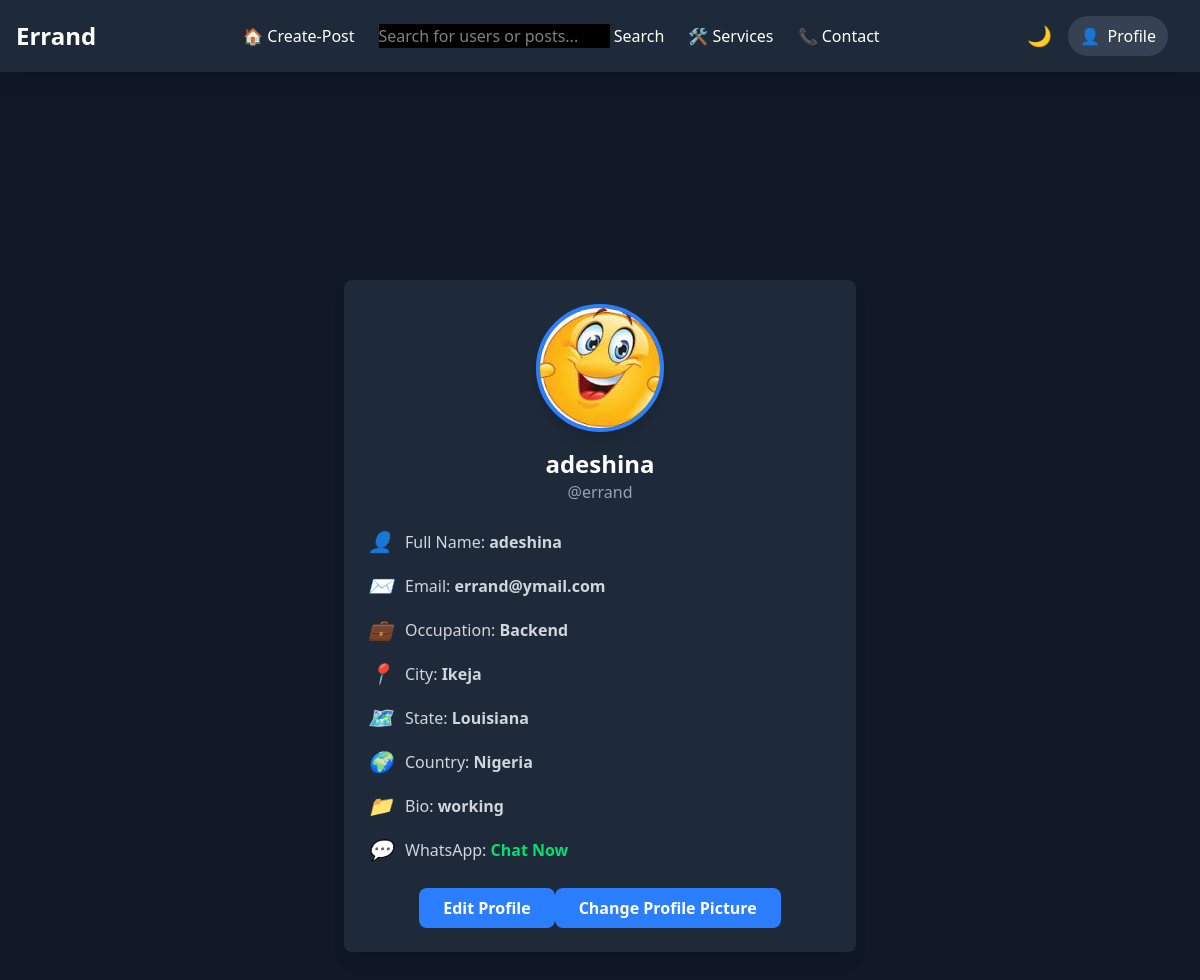
/profile/ (signed in), run on the app's committed database.
### errandApp/models.py (models this page shows, shortened)
class Profile(models.Model):
    user = models.OneToOneField(User, on_delete=models.CASCADE,related_name='profile')
    image = models.ImageField(upload_to='profile_pics', null=True, blank=True)
    fullname = models.CharField(max_length=50, null=True, blank=True)
    email = models.CharField(max_length=20,unique=True,null=True)
    city = models.CharField(max_length=20, null=True, blank=True)
    state = models.CharField(max_length=20, null=True, blank=True)
    country = models.CharField(max_length=20, null=True, blank=True)
    occupation = models.CharField(max_length=30, null=True, blank=True)
    socials = models.CharField(max_length=100, null=True, blank=True)
    bio = models.TextField(null=True, blank=True)
    created = models.DateTimeField(auto_now_add=True)

### errandApp/views.py (the view)
# urls.py: path('profile/', views.ProfileView, name='profile' ),
@login_required
def ProfileView(request):
    profile = get_object_or_404(Profile, user=request.user)
    return render(request,'profile.html',locals())

### templates/profile.html (shortened to what this page needs)
{% include 'base.html' %}
{% load static %}
{% block content %}
<div class="bg-gray-900 text-white p-6 flex items-center justify-center min-h-screen">
    <div class="max-w-lg w-full bg-gray-800 p-6 rounded-lg shadow-lg relative">
        <div class="flex flex-col items-center">
            <div class="w-32 h-32 rounded-full overflow-hidden border-4 border-blue-500 shadow-lg">
                {% if profile.image and profile.image.url != '/media/default.jpg' %}
                <img src="{{ profile.image.url }}" alt="Profile Picture" class="w-full h-full object-cover">
                {% else %}
                <img src="{% static 'image/smile.jpeg' %}"  class="w-full h-full object-cover">
                {% endif %}
            </div>
            <h1 class="text-2xl font-bold mt-4">{{ profile.fullname }}</h1>
            <p class="text-gray-400"><span>@{{ profile.user.username}}</span></p>
        </div>
        <div class="mt-6 space-y-4">
            <div class="flex items-center space-x-3">
                <i class="ph ph-user text-xl text-blue-400">👤</i>
                <p class="text-gray-300">Full Name: <span class="font-semibold">{{ profile.fullname }}</span></p>
            </div>
            <div class="flex items-center space-x-3">
                <i class="ph ph-user text-xl text-blue-400">✉</i>
                <p class="text-gray-300">Email: <span class="font-semibold">{{ profile.user.email}}</span></p>
            </div>
            <div class="flex items-center space-x-3">
                <i class="ph ph-briefcase text-xl text-yellow-400">💼</i>
                <p class="text-gray-300">Occupation: <span class="font-semibold">{{ profile.occupation }}</span></p>
            </div>
            <div class="flex items-center space-x-3">
                <i class="ph ph-map-pin text-xl text-red-400">📍</i>
                <p class="text-gray-300">City: <span class="font-semibold">{{ profile.city }}</span></p>
            </div>
            <div class="flex items-center space-x-3">
                <i class="ph ph-map text-xl text-purple-400">🗺️</i>
                <p class="text-gray-300">State: <span class="font-semibold">{{profile.state }}</span></p>
            </div>
            <div class="flex items-center space-x-3">
                <i class="ph ph-globe text-xl text-blue-500">🌍</i>
                <p class="text-gray-300">Country: <span class="font-semibold">{{ profile.country }}</span></p>
            </div>
            <div class="flex items-center space-x-3">
                <i class="ph ph-note text-xl text-orange-400">📁</i>
                <p class="text-gray-300">Bio: <span class="font-semibold">{{ profile.bio }}</span></p>
            </div>
            <div class="flex items-center space-x-3">
                <i class="ph ph-whatsapp-logo text-xl text-green-400">💬</i>
                <p class="text-gray-300">WhatsApp:
                    <a href="https://wa.me/1234567890" target="_blank" class="text-green-400 font-semibold hover:underline">Chat Now</a>
                </p>
            </div>
        </div>
        <div class="mt-6 flex justify-center justify-between">
            <a href="{% url 'edit_profile' %}" class="bg-blue-500 px-6 py-2 rounded-lg hover:bg-blue-600 text-white font-semibold">Edit Profile</a>
            <a href="{% url 'change_profile_picture' %}" class="bg-blue-500 px-6 py-2 rounded-lg hover:bg-blue-600 text-white font-semibold">Change Profile Picture</a>
        </div>
    </div>
</div>
{% endblock %}

### data on the page
Profile: fullname "adeshina", user.username "errand", user.email "errand@ymail.com", occupation "Backend", city "Ikeja", state "Louisiana", country "Nigeria", bio "working"
